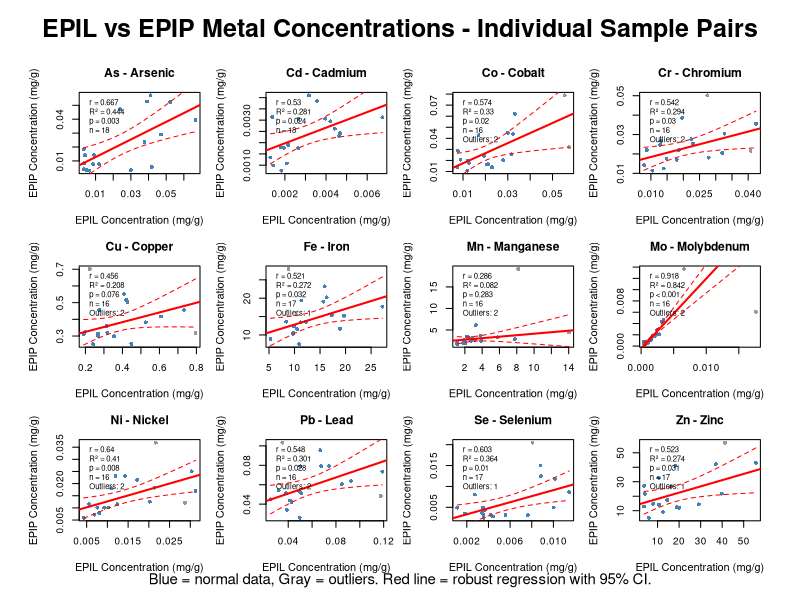
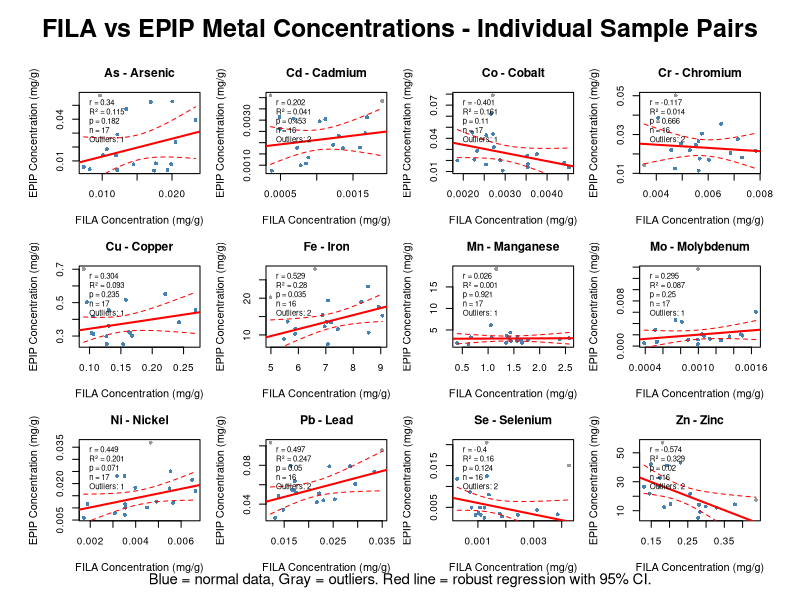
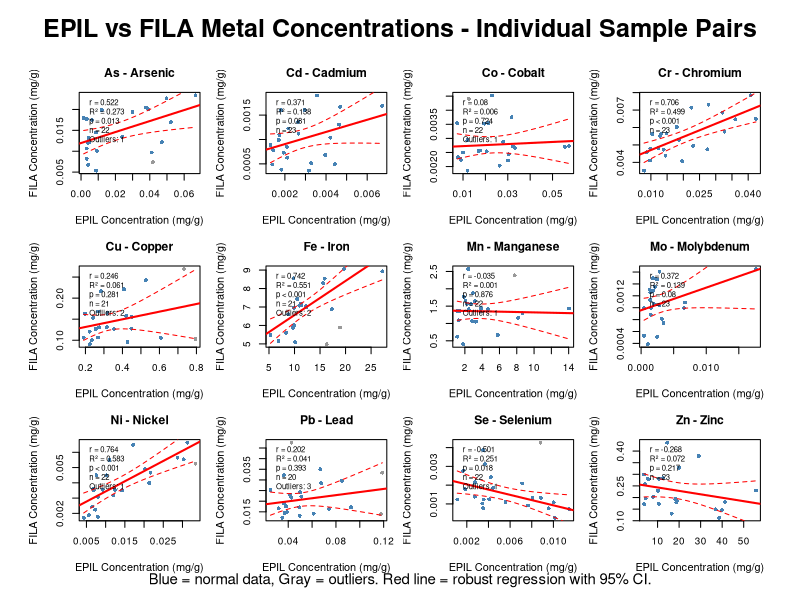

Generate these figures, in order, with R:
# Comprehensive Compartment Regression Analysis
# EPIL vs EPIP, FILA vs EPIP, and EPIL vs FILA with outlier detection

# Load required libraries
library(dplyr)
library(tidyr)

# Read data
metal_data <- read.csv("2_incremental/7_AI_ANALYSIS/metal_analysis_subset.csv")

# Define metal configurations
metal_configs <- list(
  As = list(tissue = "As", name = "Arsenic"),
  Cd = list(tissue = "Cd", name = "Cadmium"),
  Co = list(tissue = "Co", name = "Cobalt"),
  Cr = list(tissue = "Cr", name = "Chromium"),
  Cu = list(tissue = "Cu", name = "Copper"),
  Fe = list(tissue = "Fer.1", name = "Iron"),
  Mn = list(tissue = "Mn", name = "Manganese"),
  Mo = list(tissue = "Mo", name = "Molybdenum"),
  Ni = list(tissue = "Ni", name = "Nickel"),
  Pb = list(tissue = "Pb", name = "Lead"),
  Se = list(tissue = "Se", name = "Selenium"),
  Zn = list(tissue = "Zn", name = "Zinc")
)

# Define compartment pairs for analysis
compartment_pairs <- list(
  list(x_comp = "EPIL", y_comp = "EPIP", name = "EPIL_vs_EPIP"),
  list(x_comp = "FILA", y_comp = "EPIP", name = "FILA_vs_EPIP"),
  list(x_comp = "EPIL", y_comp = "FILA", name = "EPIL_vs_FILA")
)

# Function to prepare data for any compartment pair comparison
prepare_compartment_data <- function(data, tissue_col, x_comp, y_comp) {
  
  # Clean and filter data
  clean_data <- data %>%
    filter(!is.na(.data[[tissue_col]]) & 
             SAMPLE_DESCRIPTOR %in% c(x_comp, y_comp) &
             !is.na(SITE) & !is.na(SAMPLING_DATE) &
             is.finite(.data[[tissue_col]]))
  
  if(nrow(clean_data) == 0) return(NULL)
  
  # Create unique sample ID for tracking
  clean_data <- clean_data %>%
    mutate(sample_id = paste(SITE, SAMPLING_DATE, SAMPLE_DESCRIPTOR, row_number(), sep = "_")) %>%
    select(SITE, SAMPLING_DATE, SAMPLE_DESCRIPTOR, sample_id, metal_conc = all_of(tissue_col))
  
  # Separate X and Y compartment samples
  x_data <- clean_data %>%
    filter(SAMPLE_DESCRIPTOR == x_comp) %>%
    select(SITE, SAMPLING_DATE, sample_id, x_conc = metal_conc)
  
  y_data <- clean_data %>%
    filter(SAMPLE_DESCRIPTOR == y_comp) %>%
    select(SITE, SAMPLING_DATE, sample_id, y_conc = metal_conc)
  
  # Create all possible pairs for each site-date combination
  site_dates <- unique(clean_data[, c("SITE", "SAMPLING_DATE")])
  all_pairs <- data.frame()
  
  for(i in 1:nrow(site_dates)) {
    site <- site_dates$SITE[i]
    date <- site_dates$SAMPLING_DATE[i]
    
    x_subset <- x_data %>% filter(SITE == site & SAMPLING_DATE == date)
    y_subset <- y_data %>% filter(SITE == site & SAMPLING_DATE == date)
    
    if(nrow(x_subset) > 0 & nrow(y_subset) > 0) {
      for(j in 1:nrow(x_subset)) {
        for(k in 1:nrow(y_subset)) {
          all_pairs <- rbind(all_pairs, data.frame(
            SITE = site,
            SAMPLING_DATE = date,
            x_sample_id = x_subset$sample_id[j],
            y_sample_id = y_subset$sample_id[k],
            x_conc = x_subset$x_conc[j],
            y_conc = y_subset$y_conc[k]
          ))
        }
      }
    }
  }
  
  return(all_pairs)
}

# Function to analyze outliers and regression
analyze_regression_with_outliers <- function(data, metal_symbol, x_comp, y_comp) {
  
  if(is.null(data) || nrow(data) < 10) {
    return(list(
      metal = metal_symbol,
      comparison = paste(x_comp, "vs", y_comp),
      n_total = ifelse(is.null(data), 0, nrow(data)),
      n_clean = NA,
      n_outliers = NA,
      r_full = NA,
      r2_full = NA,
      p_full = NA,
      r_clean = NA,
      r2_clean = NA,
      p_clean = NA,
      slope_clean = NA,
      intercept_clean = NA,
      outlier_samples = NA
    ))
  }
  
  # Initial regression
  lm_fit_initial <- lm(y_conc ~ x_conc, data = data)
  
  # Outlier detection
  cooks_dist <- cooks.distance(lm_fit_initial)
  std_residuals <- rstandard(lm_fit_initial)
  
  cooks_threshold <- 4 / nrow(data)
  all_outliers <- (cooks_dist > cooks_threshold) | (abs(std_residuals) > 3)
  
  # Full dataset statistics
  cor_test_full <- cor.test(data$x_conc, data$y_conc, method = "pearson")
  r_full <- cor_test_full$estimate
  r2_full <- summary(lm_fit_initial)$r.squared
  p_full <- cor_test_full$p.value
  
  # Clean dataset statistics
  if(sum(!all_outliers) >= 5) {
    data_clean <- data[!all_outliers, ]
    cor_test_clean <- cor.test(data_clean$x_conc, data_clean$y_conc, method = "pearson")
    lm_fit_clean <- lm(y_conc ~ x_conc, data = data_clean)
    
    r_clean <- cor_test_clean$estimate
    r2_clean <- summary(lm_fit_clean)$r.squared
    p_clean <- cor_test_clean$p.value
    slope_clean <- coef(lm_fit_clean)[2]
    intercept_clean <- coef(lm_fit_clean)[1]
    n_clean <- nrow(data_clean)
  } else {
    # Use full dataset if too many outliers
    r_clean <- r_full
    r2_clean <- r2_full
    p_clean <- p_full
    slope_clean <- coef(lm_fit_initial)[2]
    intercept_clean <- coef(lm_fit_initial)[1]
    n_clean <- nrow(data)
    all_outliers <- rep(FALSE, nrow(data))
  }
  
  # Identify outlier samples
  outlier_info <- if(any(all_outliers)) {
    outlier_data <- data[all_outliers, ]
    paste0(outlier_data$SITE, "_", outlier_data$SAMPLING_DATE, " (", 
           round(outlier_data$x_conc, 4), ",", round(outlier_data$y_conc, 4), ")",
           collapse = "; ")
  } else {
    "None"
  }
  
  return(list(
    metal = metal_symbol,
    comparison = paste(x_comp, "vs", y_comp),
    n_total = nrow(data),
    n_clean = n_clean,
    n_outliers = sum(all_outliers),
    r_full = r_full,
    r2_full = r2_full,
    p_full = p_full,
    r_clean = r_clean,
    r2_clean = r2_clean,
    p_clean = p_clean,
    slope_clean = slope_clean,
    intercept_clean = intercept_clean,
    outlier_samples = outlier_info
  ))
}

# Function to create regression plot
create_regression_plot <- function(data, metal_symbol, metal_name, x_comp, y_comp) {
  
  if(is.null(data) || nrow(data) < 10) {
    plot(1, 1, type = "n", xlab = "", ylab = "", 
         main = paste(metal_symbol, "-", metal_name),
         axes = FALSE)
    text(1, 1, "Insufficient\nData", cex = 1.2)
    return()
  }
  
  # Outlier detection
  lm_fit_initial <- lm(y_conc ~ x_conc, data = data)
  cooks_dist <- cooks.distance(lm_fit_initial)
  std_residuals <- rstandard(lm_fit_initial)
  
  cooks_threshold <- 4 / nrow(data)
  all_outliers <- (cooks_dist > cooks_threshold) | (abs(std_residuals) > 3)
  
  # Statistics
  cor_test_full <- cor.test(data$x_conc, data$y_conc, method = "pearson")
  
  if(sum(!all_outliers) >= 5) {
    data_clean <- data[!all_outliers, ]
    cor_test_clean <- cor.test(data_clean$x_conc, data_clean$y_conc, method = "pearson")
    lm_fit_clean <- lm(y_conc ~ x_conc, data = data_clean)
  } else {
    data_clean <- data
    lm_fit_clean <- lm_fit_initial
    cor_test_clean <- cor_test_full
    all_outliers <- rep(FALSE, nrow(data))
  }
  
  # Create plot
  plot(data$x_conc[!all_outliers], data$y_conc[!all_outliers],
       xlab = paste(x_comp, "Concentration (mg/g)"),
       ylab = paste(y_comp, "Concentration (mg/g)"),
       main = paste(metal_symbol, "-", metal_name),
       pch = 16, col = "steelblue", cex = 0.8,
       cex.main = 1.1, cex.lab = 1.0, cex.axis = 0.9,
       xlim = range(data$x_conc), ylim = range(data$y_conc))
  
  # Add outliers in gray
  if(any(all_outliers)) {
    points(data$x_conc[all_outliers], data$y_conc[all_outliers],
           pch = 16, col = "gray60", cex = 0.8)
  }
  
  # Add regression line and confidence intervals
  abline(lm_fit_clean, col = "red", lwd = 2)
  
  x_seq <- seq(min(data$x_conc), max(data$x_conc), length.out = 100)
  pred_interval <- predict(lm_fit_clean, newdata = data.frame(x_conc = x_seq), 
                           interval = "confidence", level = 0.95)
  lines(x_seq, pred_interval[,"lwr"], col = "red", lty = 2, lwd = 1)
  lines(x_seq, pred_interval[,"upr"], col = "red", lty = 2, lwd = 1)
  
  # Add statistics text
  r_clean <- round(cor_test_clean$estimate, 3)
  r2_clean <- round(summary(lm_fit_clean)$r.squared, 3)
  p_clean <- ifelse(cor_test_clean$p.value < 0.001, "< 0.001", 
                    paste("=", round(cor_test_clean$p.value, 3)))
  
  stats_text <- paste0("r = ", r_clean, "\nR² = ", r2_clean, "\np ", p_clean, 
                       "\nn = ", nrow(data_clean))
  if(any(all_outliers)) {
    stats_text <- paste0(stats_text, "\nOutliers: ", sum(all_outliers))
  }
  
  x_range <- range(data$x_conc)
  y_range <- range(data$y_conc)
  text(x_range[1] + 0.05 * diff(x_range), 
       y_range[2] - 0.05 * diff(y_range),
       stats_text, adj = c(0, 1), cex = 0.7, col = "black", font = 1)
}

# Main analysis loop
cat("Running comprehensive compartment regression analysis...\n")

all_results <- list()
result_counter <- 1

for(pair_info in compartment_pairs) {
  x_comp <- pair_info$x_comp
  y_comp <- pair_info$y_comp
  pair_name <- pair_info$name
  
  cat("\n=== ANALYZING", pair_name, "===\n")
  
  # Create plots
  png(paste0(pair_name, "_regression_plots.png"), width = 16, height = 12, units = "in", res = 300)
  par(mfrow = c(3, 4), mar = c(4, 4, 3, 1), oma = c(2, 2, 4, 2))
  
  for(i in 1:length(metal_configs)) {
    metal_symbol <- names(metal_configs)[i]
    config <- metal_configs[[i]]
    
    if(!config$tissue %in% names(metal_data)) {
      create_regression_plot(NULL, metal_symbol, config$name, x_comp, y_comp)
      next
    }
    
    # Prepare data
    plot_data <- prepare_compartment_data(metal_data, config$tissue, x_comp, y_comp)
    
    # Analyze regression
    result <- analyze_regression_with_outliers(plot_data, metal_symbol, x_comp, y_comp)
    all_results[[result_counter]] <- result
    result_counter <- result_counter + 1
    
    # Create plot
    create_regression_plot(plot_data, metal_symbol, config$name, x_comp, y_comp)
  }
  
  # Add title and save
  mtext(paste(x_comp, "vs", y_comp, "Metal Concentrations - Individual Sample Pairs"), 
        outer = TRUE, cex = 1.5, font = 2, line = 1)
  mtext("Blue = normal data, Gray = outliers. Red line = robust regression with 95% CI.", 
        outer = TRUE, cex = 0.9, line = 0, side = 1)
  
  dev.off()
  cat("Plot saved as", paste0(pair_name, "_regression_plots.png"), "\n")
}

# Create comprehensive scorecard
cat("\n=== CREATING COMPREHENSIVE SCORECARD ===\n")

scorecard <- data.frame(
  Metal = character(),
  Comparison = character(),
  N_Total = numeric(),
  N_Clean = numeric(),
  N_Outliers = numeric(),
  R_Full = numeric(),
  R2_Full = numeric(),
  P_Full = numeric(),
  R_Clean = numeric(),
  R2_Clean = numeric(),
  P_Clean = numeric(),
  Slope_Clean = numeric(),
  Intercept_Clean = numeric(),
  Outlier_Samples = character(),
  stringsAsFactors = FALSE
)

for(result in all_results) {
  scorecard <- rbind(scorecard, data.frame(
    Metal = result$metal,
    Comparison = result$comparison,
    N_Total = result$n_total,
    N_Clean = result$n_clean,
    N_Outliers = result$n_outliers,
    R_Full = round(result$r_full, 3),
    R2_Full = round(result$r2_full, 3),
    P_Full = round(result$p_full, 4),
    R_Clean = round(result$r_clean, 3),
    R2_Clean = round(result$r2_clean, 3),
    P_Clean = round(result$p_clean, 4),
    Slope_Clean = round(result$slope_clean, 4),
    Intercept_Clean = round(result$intercept_clean, 4),
    Outlier_Samples = result$outlier_samples,
    stringsAsFactors = FALSE
  ))
}

# Display and save scorecard
print(scorecard, row.names = FALSE)
write.csv(scorecard, "comprehensive_compartment_regression_scorecard.csv", row.names = FALSE)

# Create summary statistics
cat("\n=== SUMMARY STATISTICS ===\n")

summary_stats <- scorecard %>%
  group_by(Comparison) %>%
  summarise(
    N_Metals = n(),
    Avg_N_Total = round(mean(N_Total, na.rm = TRUE), 0),
    Avg_R_Clean = round(mean(abs(R_Clean), na.rm = TRUE), 3),
    Avg_R2_Clean = round(mean(R2_Clean, na.rm = TRUE), 3),
    Strong_Correlations = sum(abs(R_Clean) > 0.5 & P_Clean < 0.05, na.rm = TRUE),
    Total_Outliers = sum(N_Outliers, na.rm = TRUE),
    Avg_Outliers_Per_Metal = round(mean(N_Outliers, na.rm = TRUE), 1),
    .groups = 'drop'
  )

print(summary_stats, row.names = FALSE)

# Identify most problematic samples (frequent outliers)
cat("\n=== FREQUENT OUTLIER SAMPLES ===\n")

outlier_samples <- scorecard %>%
  filter(Outlier_Samples != "None" & !is.na(Outlier_Samples)) %>%
  select(Metal, Comparison, Outlier_Samples)

if(nrow(outlier_samples) > 0) {
  # Parse outlier strings to identify frequent problematic samples
  all_outlier_sites <- c()
  for(i in 1:nrow(outlier_samples)) {
    outliers <- strsplit(outlier_samples$Outlier_Samples[i], "; ")[[1]]
    sites <- sapply(strsplit(outliers, " \\("), function(x) x[1])
    all_outlier_sites <- c(all_outlier_sites, sites)
  }
  
  outlier_frequency <- table(all_outlier_sites)
  frequent_outliers <- sort(outlier_frequency, decreasing = TRUE)
  
  cat("Sample sites flagged as outliers (frequency):\n")
  print(frequent_outliers)
} else {
  cat("No outliers detected across all regressions.\n")
}

# Save all results
write.csv(summary_stats, "compartment_regression_summary.csv", row.names = FALSE)
write.csv(outlier_samples, "outlier_samples_detailed.csv", row.names = FALSE)

cat("\n=== ANALYSIS COMPLETE ===\n")
cat("Files saved:\n")
cat("- comprehensive_compartment_regression_scorecard.csv\n")
cat("- compartment_regression_summary.csv\n") 
cat("- outlier_samples_detailed.csv\n")
cat("- EPIL_vs_EPIP_regression_plots.png\n")
cat("- FILA_vs_EPIP_regression_plots.png\n")
cat("- EPIL_vs_FILA_regression_plots.png\n")
